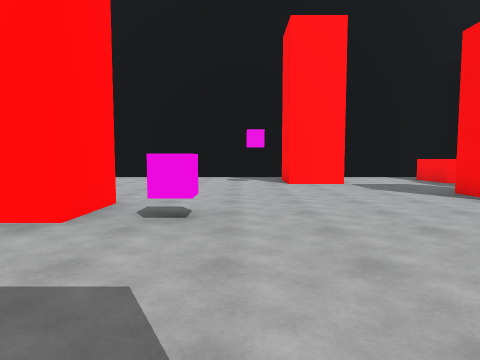
View 1 (above)

16 first-person views from a walk through a scene from a Unity 3-D project. The camera is 1.4 m above the floor, tilts 4° down and sees 75° across. The floor is counted in squares, 2 m on a side. Each view is taken from the middle of a square. On the plan, view 1 faces up. The plan holds only what a view shows up to about 10 squares ahead; the rest is blank. The place goes on beyond the plan. The player is left out. Some animated figures are left out.

View 2
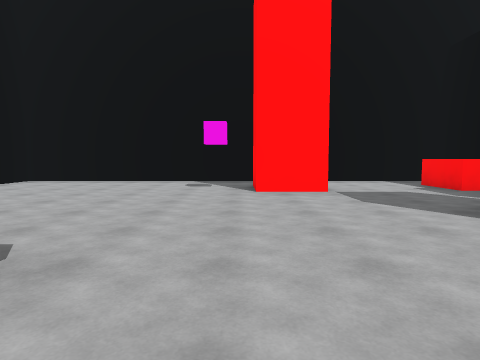

View 3
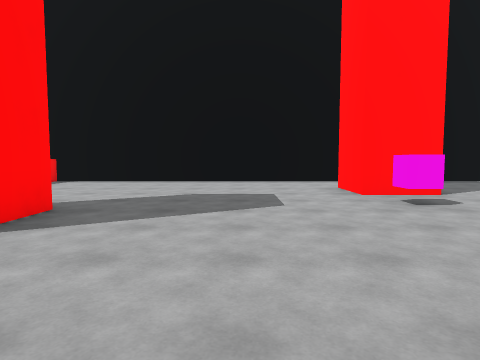

View 4
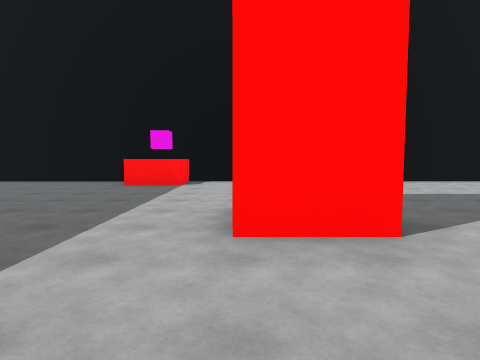

View 5
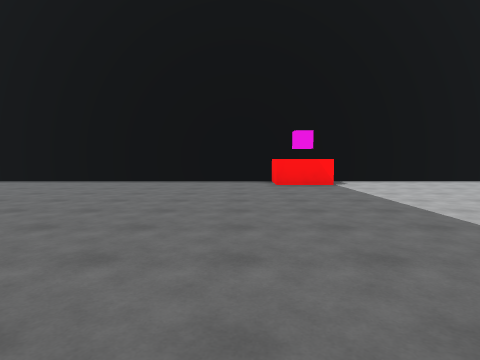

View 6
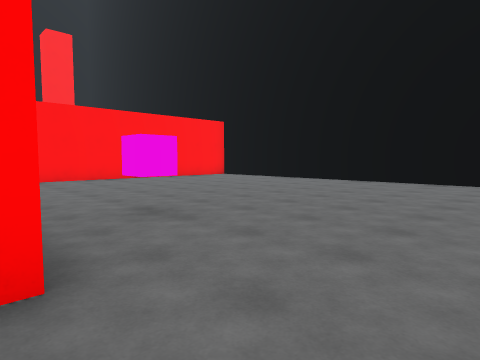

View 7
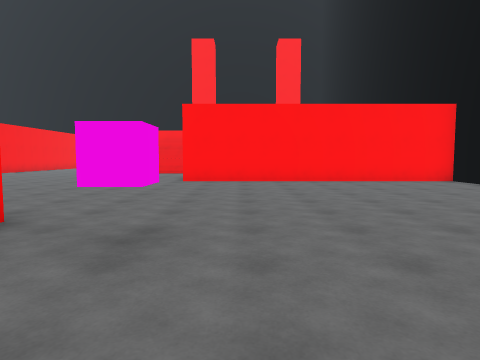

View 8
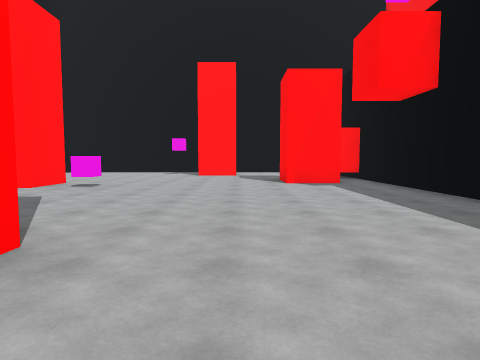

View 9
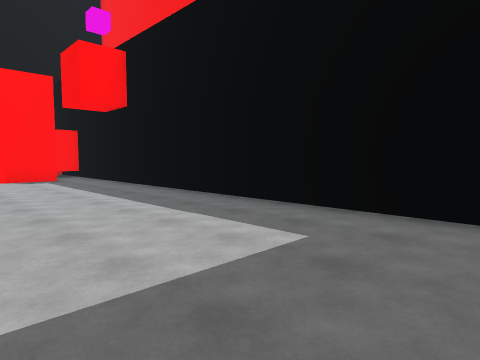

View 10
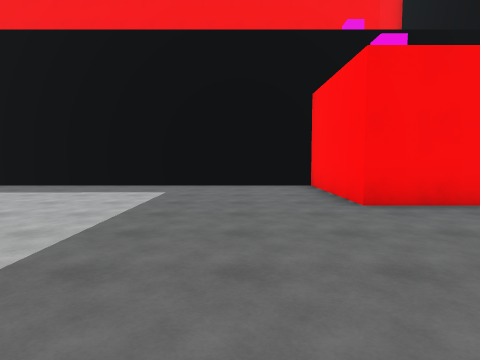

View 11
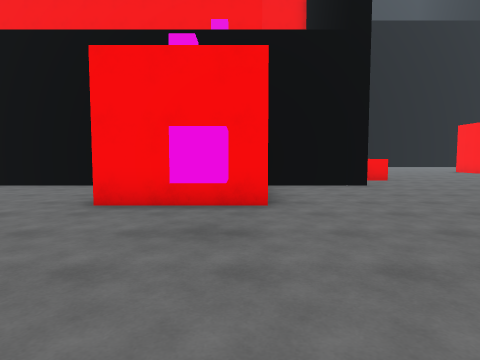

View 12
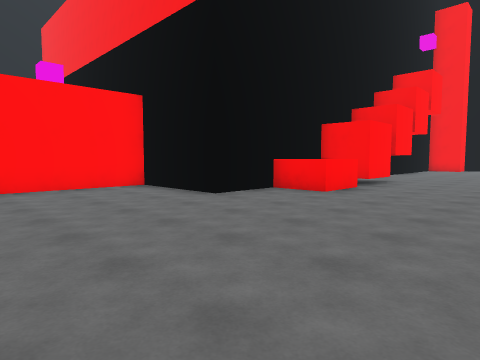

View 13
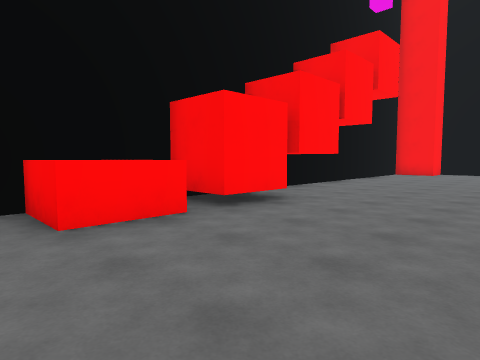

View 14
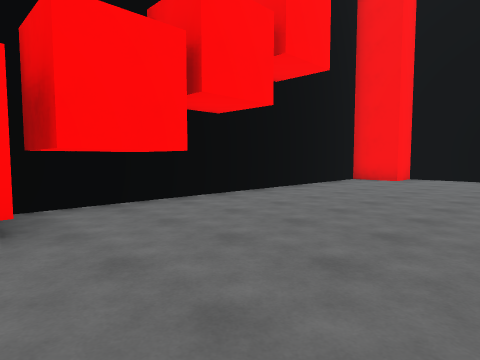

View 15
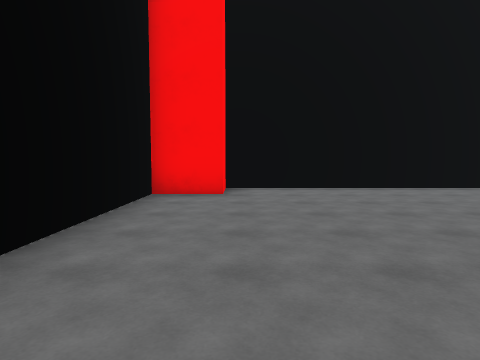

View 16
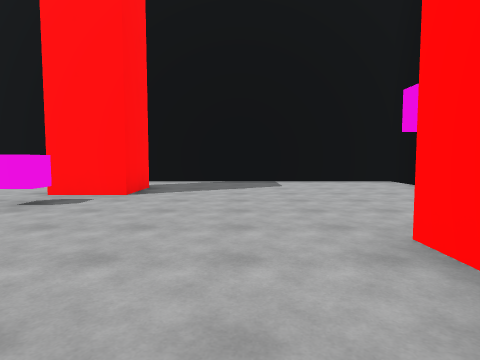

### Floor plan
Points are (right, up) in squares from view 1. A wall is a line through its corners. A room is listed if a view was taken in it or the views show most of it. See-through windows are left out.
Room 1 (views 1, 2, 3, 4, 5, 6, 7, 8, 9, 10, 11, 12, 13, 14, 15, 16)
walls: (3.6, -10.5) (3.6, -7.8) (7, -7.8) (7, 6.1); (1.3, -1.5) (1.3, -3.1); (-0.2, -1.6) (0.8, -1.6); (-4.2, -5.4) (-4.2, -6.1); (5.9, 4.7) (4.3, 4.7) (4.3, 6.2); (10.4, -14.7) (8.9, -14.7) (8.9, -13.2); (-3.5, 4.8) (-1.9, 4.8) (-1.9, 3.3) (-3.5, 3.3); (12.6, -14.7) (11, -14.7) (11, -13.3) (7, -13.3) (7, -10.4) (3.9, -10.4); (14.5, -14.7) (12.9, -14.7) (12.9, -13.2); (2.9, 8.5) (1.3, 8.5) (1.3, 10); (5.8, 8.7) (5.8, 10.2); (7, 9.9) (7, 11.6) (3.6, 11.6); (1.5, 11.6) (-5.5, 11.6) (-5.5, -16.5) (2.7, -16.5); (23.3, -18.5) (23.3, -14.7) (22.1, -14.7) (22.1, -13.3) (13.2, -13.3)
ways out: opening at (-6, -5)
objects: other object (-5, -5); other object (-1, 4); other object (2, -10)

Where each view was taken, in squares from view 1:
view 1: 0 up, 0 right, facing up
view 2: 2 up, 1 right, facing up
view 3: 1 up, 4 right, facing left
view 4: 3 down, 4 right, facing left
view 5: 7 down, 4 right, facing left
view 6: 6 down, 4 right, facing down-left
view 7: 7 down, 1 right, facing down
view 8: 4 down, 3 right, facing up
view 9: 6 down, 3 right, facing up-right
view 10: 6 down, 1 left, facing right
view 11: 10 down, 1 left, facing right
view 12: 18 down, 3 right, facing up-right
view 13: 18 down, 8 right, facing up-right
view 14: 18 down, 12 right, facing up-right
view 15: 15 down, 16 right, facing right
view 16: 7 up, 4 right, facing left
